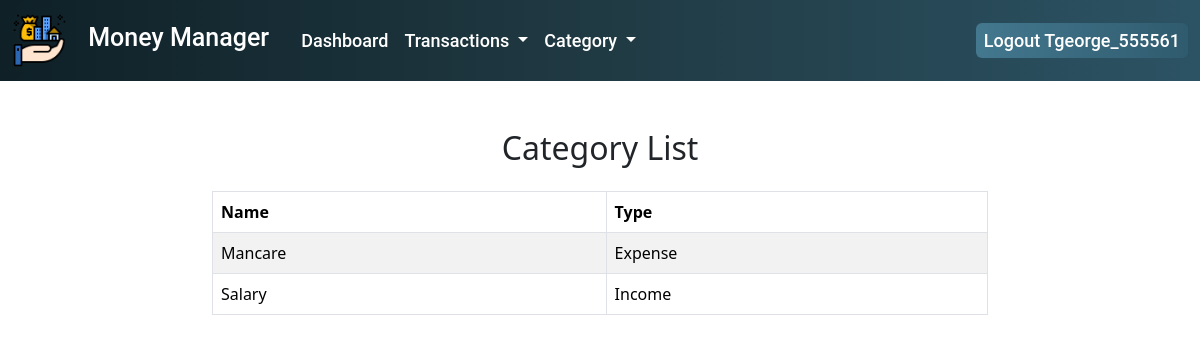
Page /list_category/ (signed in) on the earlier database version.
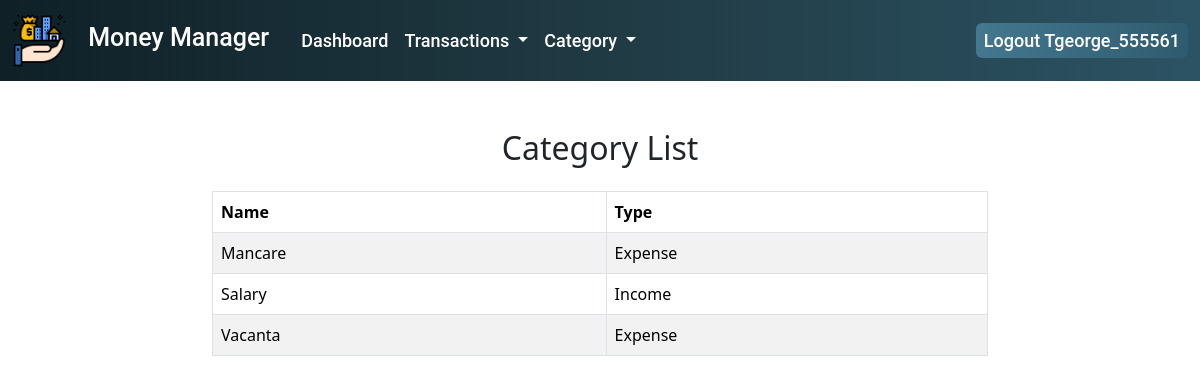
Same page on the later database version.
### categories/models.py (models this page shows, shortened)
class UserCategory(models.Model):
    user = models.ForeignKey(User, on_delete=models.CASCADE, null=True)
    name = models.CharField(max_length=100)
    is_income = models.BooleanField(choices=is_income_choices,default=False)  # Venituri vs Cheltuieli
    created_at = models.DateTimeField(auto_now_add=True)
    updated_at = models.DateTimeField(auto_now=True)

### categories/views.py (the view)
# urls.py: path('list_category/', views.CategoryListView.as_view(), name='list-category'),
class CategoryListView(LoginRequiredMixin, ListView):
    template_name = 'categories/list_category.html'
    model = UserCategory
    context_object_name = 'all_categories'
    def get_queryset(self):
        return UserCategory.objects.filter(user=self.request.user)
    def get_context_data(self, **kwargs):
        data = super().get_context_data(**kwargs)
        data['user'] = self.request.user
        return data

### templates/categories/list_category.html (shortened to what this page needs)
{% extends 'base.html' %}
{% block content %}
    <div class="container-fluid py-5">
        <div class="row">
            <div class="col-md-8 offset-2">
                <h2 class="text-center mb-4">Category List</h2>
                <table class="table table-striped table-bordered">
                    <thead class="thead-dark">
                        <tr>
                            <th>Name</th>
                            <th>Type</th>
                        </tr>
                    </thead>
                    <tbody>
                        {% for category in all_categories %}
                            <tr>
                                <td>{{ category.name }}</td>
                                <td>{{ category.get_is_income_display }}</td>
                            </tr>
                        {% endfor %}
                    </tbody>
                </table>
            </div>
        </div>
    </div>
{% endblock %}

Differences in the rows shown:
added UserCategory: name "Vacanta", is_income "Expense"
